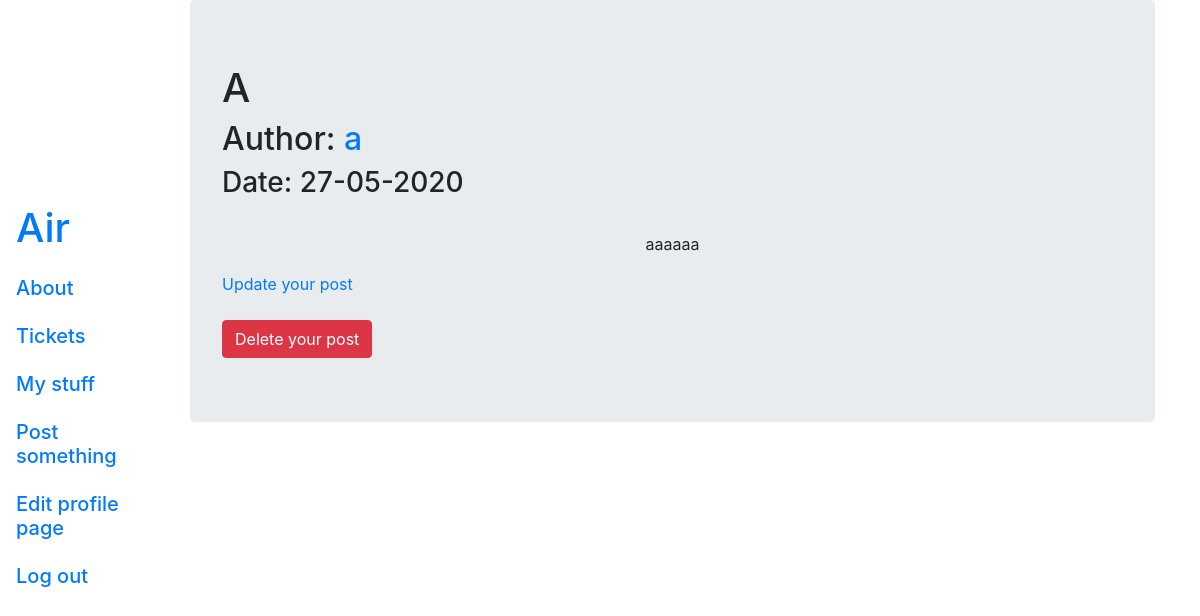
The app's page /5 (signed in), older data.
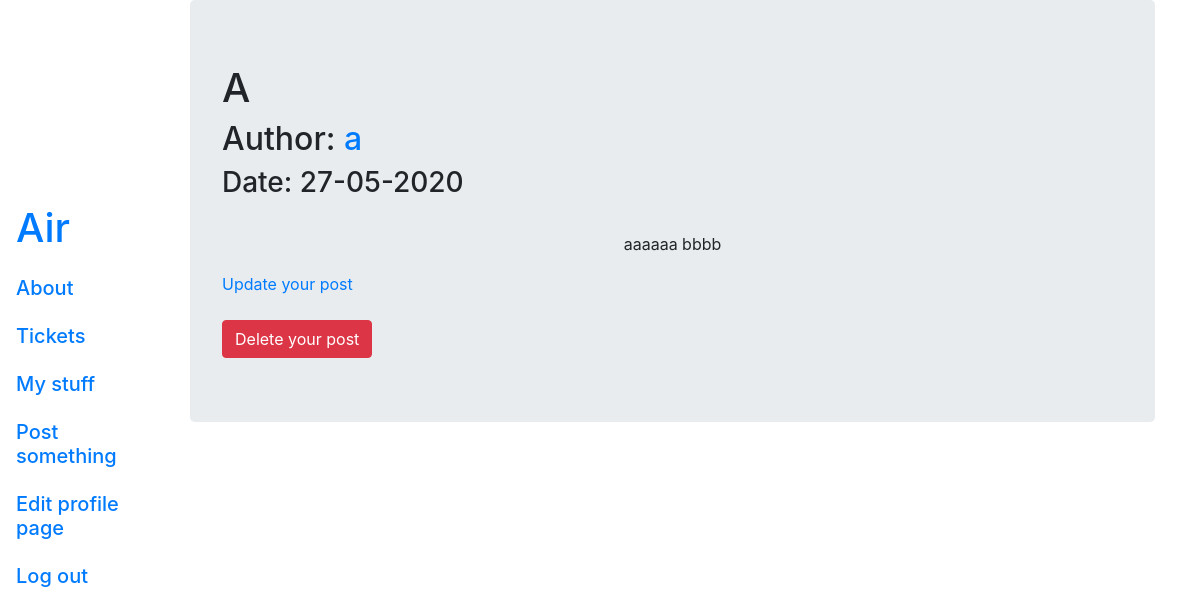
The same page, newer data.
### blog/models.py (models this page shows, shortened)
class Post(db.Model):
    users = db.relationship(User)
    id = db.Column(db.Integer, primary_key=True)
    user_id = db.Column(db.Integer, db.ForeignKey('users.id'), nullable=False)
    date = db.Column(db.DateTime, nullable=False, default=datetime.utcnow)
    title = db.Column(db.String(128), nullable=False)
    text = db.Column(db.Text, nullable=False)

### blog/users/views.py (the view)
@users.route('/<username>')
def user_posts(username):
    page = request.args.get('page', 1, type=int)
    user = User.query.filter_by(username=username).first_or_404()
    posts = Post.query.filter_by(author=user).order_by(Post.date.desc()).paginate(page=page, per_page=5)
    return render_template('user_posts.html', posts=posts, user=user)

### blog/models.py (called while the page is built)
@login_manager.user_loader
def load_user(user_id):
    return User.query.get(user_id)

### blog/posts/views.py (called while the page is built)
@posts.route('/<int:post_id>')
def read_post(post_id):
    post = Post.query.get_or_404(post_id)
    return render_template('post.html', title=post.title, date=post.date, post=post)

### blog/templates/post.html (shortened to what this page needs)
{% extends 'base.html' %}
{% block content %}
<div class="jumbotron">
    <h1>{{title}}</h1>
    <h2>Author: <a href="{{url_for('users.user_posts', username=post.author.username)}}">{{post.author.username}}</a></h2>
    <h3>Date: {{date.strftime('%d-%m-%Y')}}</h3>
    <br>
    <p align="center">{{post.text}}</p>
    {% if post.author == current_user %}
    <div>
        <a href="{{url_for('posts.update', post_id=post.id)}}">Update your post</a>
        <br> <br>
        <button type="button" class="btn btn-danger" data-toggle="modal" data-target="#del_modal">Delete your post</button>
    </div>
    {% endif %}
</div>
{% endblock %}

Row changes from the older to the newer data that the page shows:
changed Post: text "aaaaaa" → "aaaaaa bbbb"
